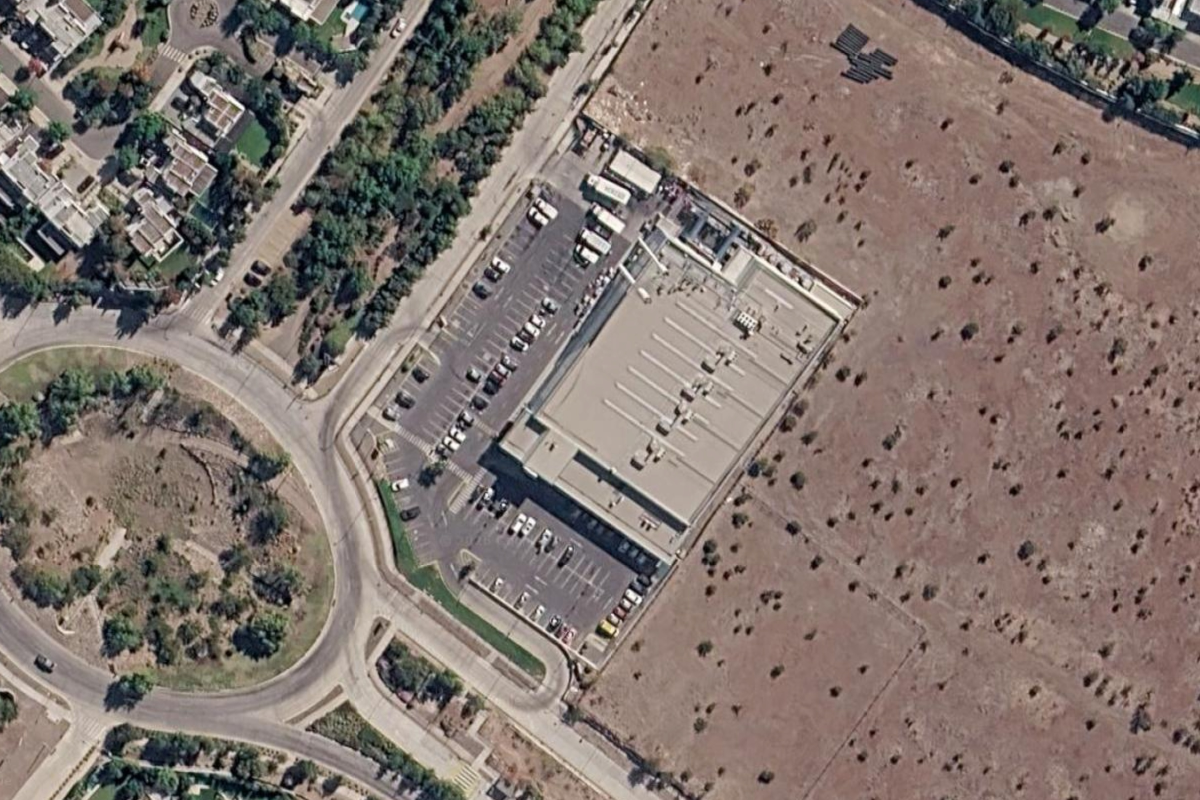
#> input picture raw/mascenter-presentacion/base-chamisero-i.jpg, 2400 x 1600 px (shown at 1/2 size)
$ python borde.py ../raw/mascenter-presentacion/base-chamisero-i.jpg
#> lines starting #> are read from the running program, lines starting #| are printed output that depends on the picture; after the words box and inside, x2 and y2 are one past the last pixel; in counts of white or black regions, pixels touching at a corner belong together
#!/usr/bin/env python3
"""
Guardia de borde — detecta texto de marca cortado o pegado al canto del lienzo.

No mira la fotografía: busca sólo los colores EXACTOS del sistema (off-white y
rosa), que es de lo que está hecha la tipografía. Una foto casi nunca contiene
esos valores puros, así que lo que aparece pegado al borde es texto.

Nació el 30-09-2026, después de entregar tres láminas con texto cortado.
"""
import sys
import numpy as np
import scipy.ndimage as nd
from PIL import Image

# Sólo los dos colores con los que se escribe sobre fotografía.
#
# ⚠️ El negro tinta NO se comprueba: sobre una foto es indistinguible de un
# objeto oscuro y plano —un laptop, una pizarra, una sombra— y dispara falsos
# positivos. El texto en negro sólo aparece en las piezas de papel, donde el
# fondo es claro y el defecto se ve a simple vista.
COLORES = {"off-white": (245, 243, 238), "rosa": (255, 61, 156)}
TOL = 14           # distancia máxima al color puro
MARGEN = 60        # respiro mínimo pedido por las reglas de agencia
MIN_PX = 40        # menos que esto es ruido de compresión, no un bloque de texto
TRAZO_MIN = 600    # área conexa mínima para considerarlo un asta de letra


def revisar(ruta: str) -> list[str]:
    im = Image.open(ruta).convert("RGB")
#> im is the input picture: PIL image 2400x1600 RGB; mean R, G, B 129.2, 116.5, 110
    a = np.asarray(im, dtype=np.int16)
    alto, ancho = a.shape[:2]
#> alto = 1600; ancho = 2400
    fallas = []
    for nombre, rgb in COLORES.items():
        cerca = (np.abs(a - np.array(rgb)).sum(axis=2) <= TOL)
        # La tipografía es color PLANO; la fotografía, aunque acierte el tono,
        # tiene textura. Se descarta lo que tenga vecindad ruidosa.
        gris = a.mean(axis=2)
        var = nd.uniform_filter(gris ** 2, 7) - nd.uniform_filter(gris, 7) ** 2
        cerca &= var < 12
        # Un FONDO del mismo tono (una pared, un mantel) es una mancha que cruza
        # la pieza entera. Una palabra, no. Se descartan las manchas altas.
        lab, n = nd.label(cerca)
        if n:
            for k, (sy, sx) in enumerate(nd.find_objects(lab), start=1):
                if (sy.stop - sy.start) > 0.55 * a.shape[0]:
                    cerca[lab == k] = False
        # ¿Es tipografía o es el SOPORTE? Un fondo —una hoja que llena el cuadro—
        # también está en el CENTRO de la pieza. Un titular ocupa el centro en
        # una fracción chica. Si ese tono cubre más del 12 % del centro, es el
        # soporte: ahí el texto va en negro y lo juzga el ojo, no esta rutina.
        # La comparación se hace HOLGADA (tol. 70), no exacta: una hoja
        # fotografiada no da el hex puro más que en sus reflejos, pero sigue
        # siendo el soporte. Con la coincidencia estricta, esos reflejos se
        # confundían con letras cortadas.
        holgada = (np.abs(a - np.array(rgb)).sum(axis=2) <= 70)
        centro = holgada[alto // 4: 3 * alto // 4, ancho // 4: 3 * ancho // 4]
        if centro.mean() > 0.25:
            continue
        if cerca.sum() < MIN_PX:
            continue
        for lado in ("izquierdo", "derecho", "superior", "inferior"):
            banda = {
                "izquierdo": cerca[:, :MARGEN], "derecho": cerca[:, ancho - MARGEN:],
                "superior":  cerca[:MARGEN, :], "inferior": cerca[alto - MARGEN:, :],
            }[lado]
            # Lo que decide NO es cuántos píxeles hay, sino si forman un TRAZO.
            # La mota suelta de una pared del mismo tono nunca llega a 600 px
            # conexos; el asta de una letra cortada, siempre.
            lb, nn = nd.label(banda)
            mayor = int(nd.sum(banda, lb, range(1, nn + 1)).max()) if nn else 0
            if mayor < TRAZO_MIN:
                continue
            borde = {"izquierdo": cerca[:, 0], "derecho": cerca[:, -1],
                     "superior": cerca[0, :], "inferior": cerca[-1, :]}[lado]
            cortado = int(borde.sum()) >= 8
            fallas.append(
                f"{'CORTADO por' if cortado else 'pegado al'} borde {lado}"
                f" · {nombre} · trazo de {mayor} px dentro de los {MARGEN} px de respiro"
            )
#> this loop made 2 passes
#> n on passes 1 to 2: 7, 0
#> pass 1, in revisar, `cerca = (np.abs(a - np.array(rgb)).sum(axis=2) <= TOL)`:
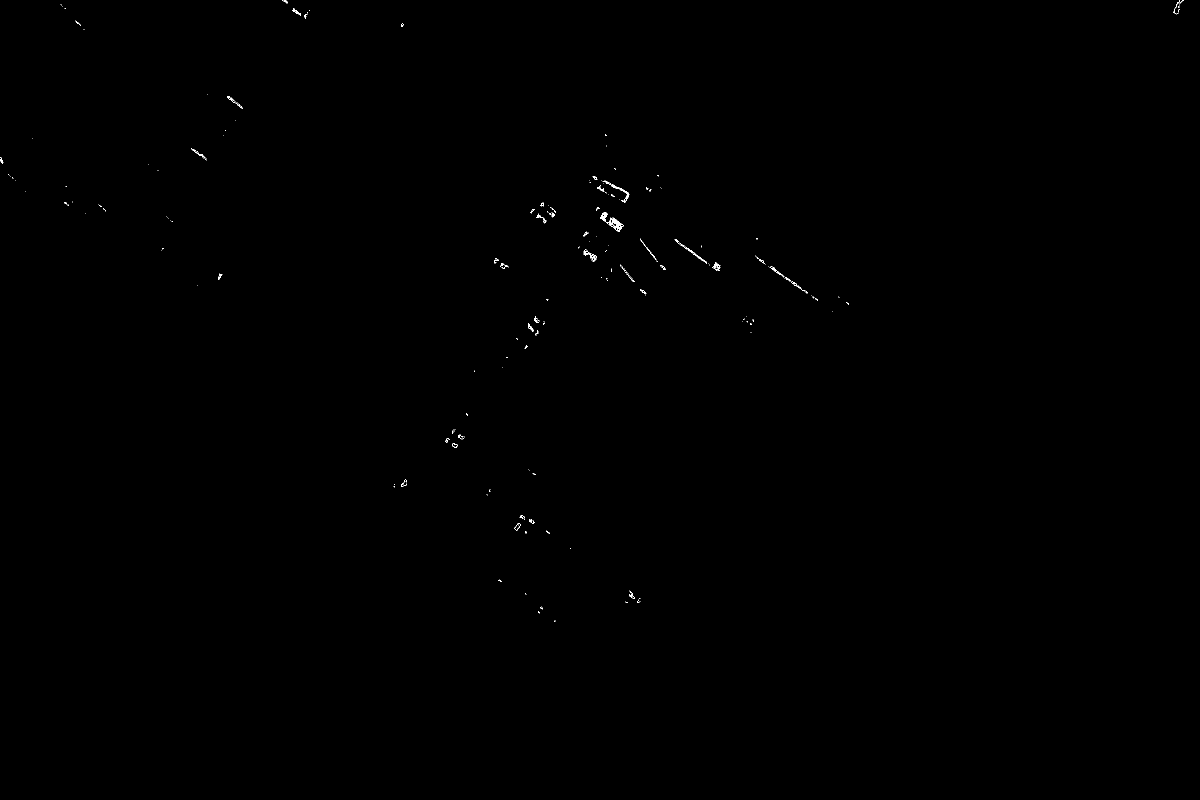
#> cerca: shape (1600, 2400) bool (shown at 1/2 size); 0.09% white in thin lines or dots, all inside (x1, y1, x2, y2) = (0, 0, 2368, 1244)
#> pass 1, in revisar, `gris = a.mean(axis=2)`:
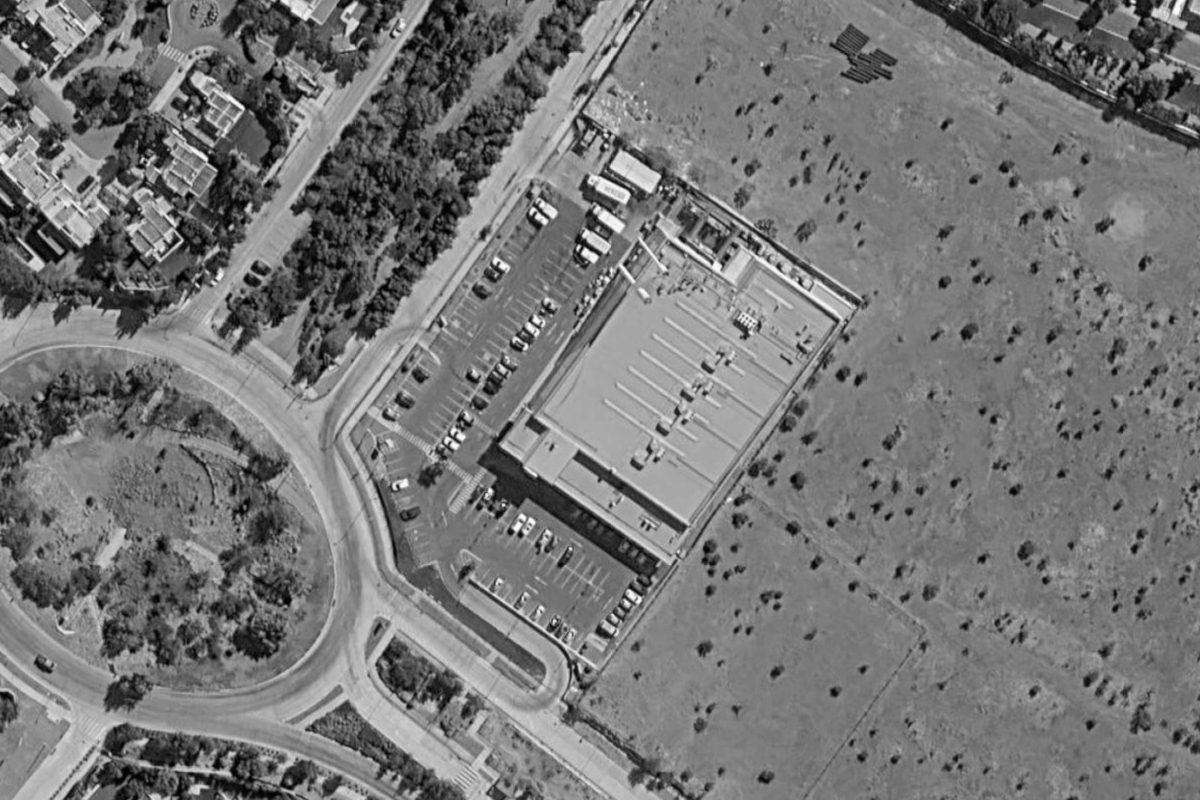
#> gris: shape (1600, 2400) float64 (shown at 1/2 size); min 0, max 254, mean 118.6
#> pass 1, in revisar, `var = nd.uniform_filter(gris ** 2, 7) - nd.uniform_filter(gris, 7) ** 2`:
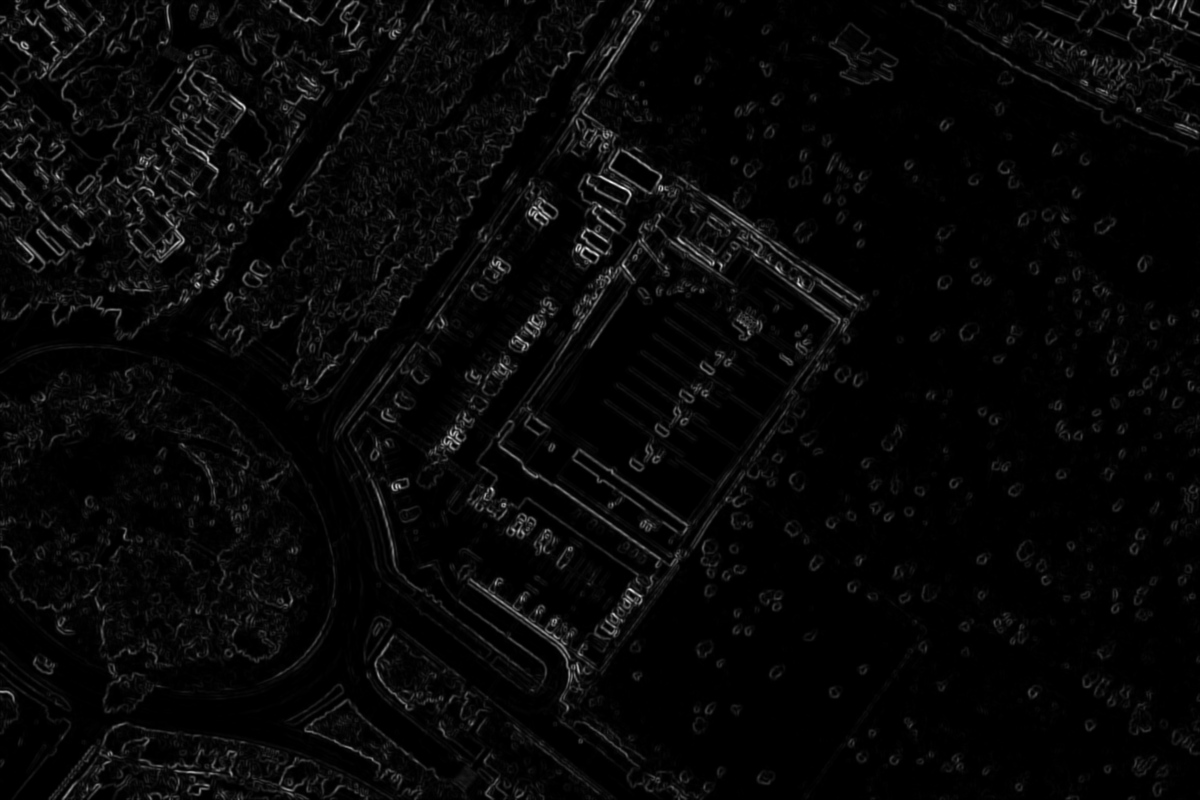
#> var: shape (1600, 2400) float64 (shown at 1/2 size); min -2.84e-10, max 6997.1, mean 214.8; drawn with min black and max white
#> pass 1, in revisar, `cerca &= var < 12`:
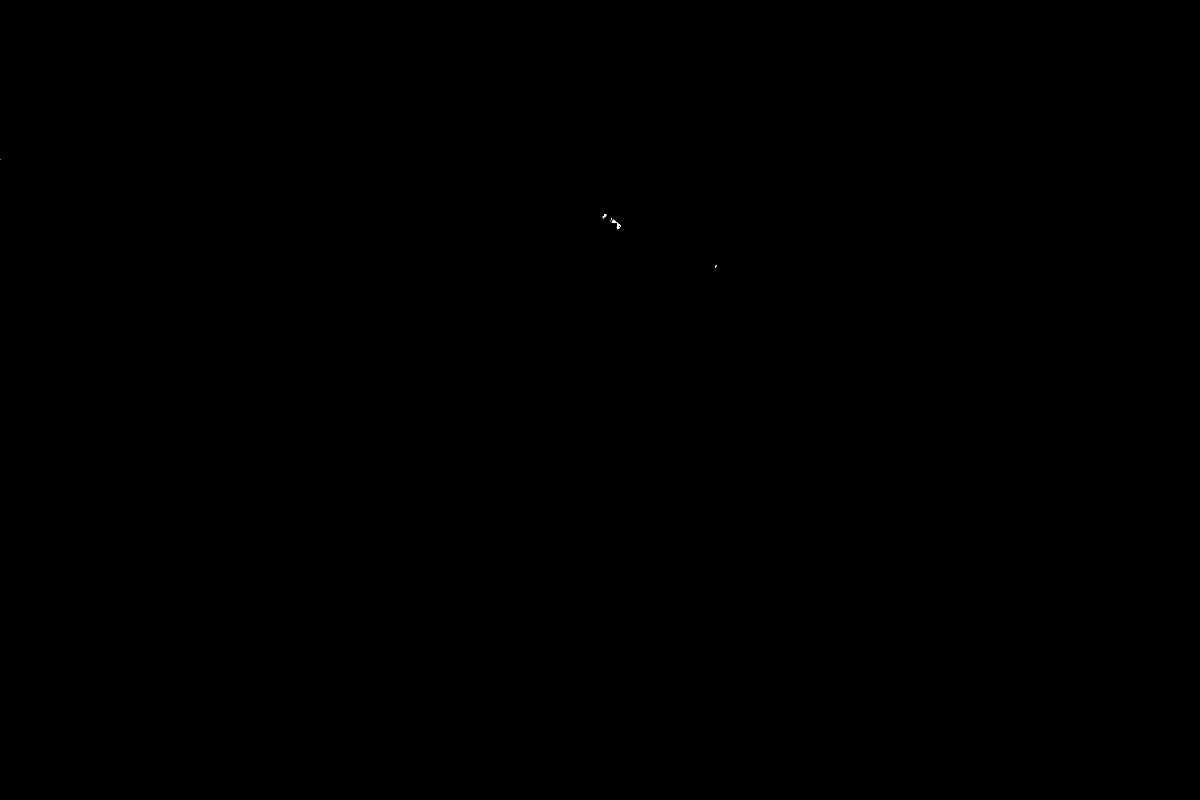
#> cerca: shape (1600, 2400) bool (shown at 1/2 size); 0% white; 6 white regions (4 under 20 px), largest, box (x1, y1, x2, y2) and area: (1223, 439, 1242, 459) 91, (1205, 428, 1213, 437) 34
#> after the loop: cerca: shape (1600, 2400) bool; every value is 0
#> after the loop, fallas = []
    return fallas


def main() -> int:
    malas = 0
    for ruta in sys.argv[1:]:
        fallas = revisar(ruta)
#> fallas = []
        nombre = ruta.split("/")[-1]
        if fallas:
            malas += 1
            print(f"  \033[31m✗\033[0m {nombre}")
            for f in fallas:
                print(f"      {f}")
        else:
            print(f"  \033[32m✓\033[0m {nombre}")
    print()
    if malas:
        print(f"\033[31m✗ {malas} pieza(s) con texto en el borde.\033[0m")
        return 1
    print("\033[32m✓ ninguna pieza tiene texto pegado al borde.\033[0m")
    return 0


if __name__ == "__main__":
    raise SystemExit(main())
#> (the program exits here)
